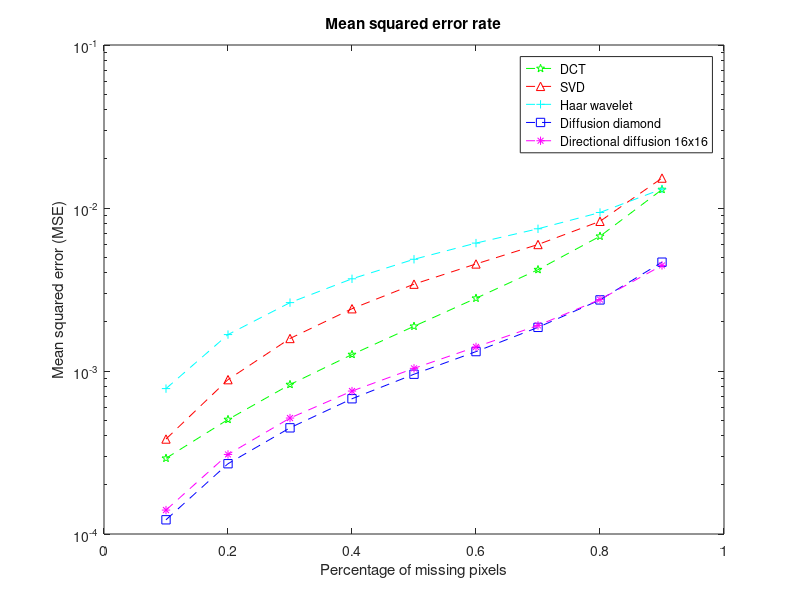
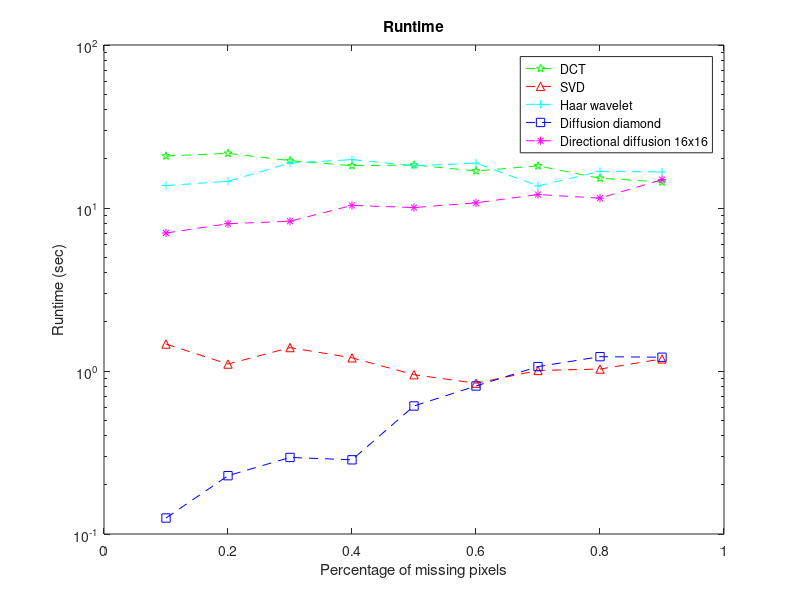

Here is the MATLAB script that generated these plots, in order:
% Plot results for analysis

%% Load data input
% Baseline(DCT)
dct_rmd = load('baseline_randmask.mat');
dct_txt = load('baseline_textmask.mat');
% Baseline(Haar)
haar_rmd = load('baseline_haar_randmask.mat');
haar_txt = load('baseline_haar_textmask.mat');
% Regular diffusion with diamond kernel
df_dia_rmd = load('diffusion_randmask.mat');
df_dia_txt = load('diffusion_textmask.mat');
% Directional diffusion 32x32
gd_rmd = load('diffusion_directional_fast32_randmask.mat');
gd_txt = load('diffusion_directional_fast32_textmask.mat');
% Directional diffusion 16x16
gd_rmd_16 = load('diffusion_directional_fast16_randmask.mat');
gd_txt_16 = load('diffusion_directional_fast16_textmask.mat');
% SVD
svd_rmd = load('SVD_randmask.mat');
svd_txt = load('SVD_textmask.mat');

%% Mean square error analysis

% Plot mse with random mask
x = linspace(0.1,0.9,9);
fig_mse_rmd = figure;

semilogy(x, dct_rmd.Result_Mean,'--gp', ...
     x, svd_rmd.Result_Mean,    '--r^', ...
     x, haar_rmd.Result_Mean,   '--c+', ...
     x, df_dia_rmd.Result_Mean, '--bs', ...     
     x, gd_rmd_16.Result_Mean,     '--m*');
legend('DCT', ...
       'SVD', ...
       'Haar wavelet', ...
       'Diffusion diamond', ...
       'Directional diffusion 16x16');
title('Mean squared error rate');
xlabel('Percentage of missing pixels');
ylabel('Mean squared error (MSE)');


%% Runtime analysis
% plot for runtime
x = linspace(0.1,0.9,9);
fig_time_rmd = figure;

semilogy(x, dct_rmd.Time_Mean,    '--gp', ...
     x, svd_rmd.Time_Mean,    '--r^', ...
     x, haar_rmd.Time_Mean,   '--c+', ...
     x, df_dia_rmd.Time_Mean, '--bs', ...
     x, gd_rmd_16.Time_Mean,     '--m*');
legend('DCT', ...
       'SVD', ...
       'Haar wavelet' , ...
       'Diffusion diamond', ...
       'Directional diffusion 16x16');
title('Runtime');
xlabel('Percentage of missing pixels');
ylabel('Runtime (sec)');